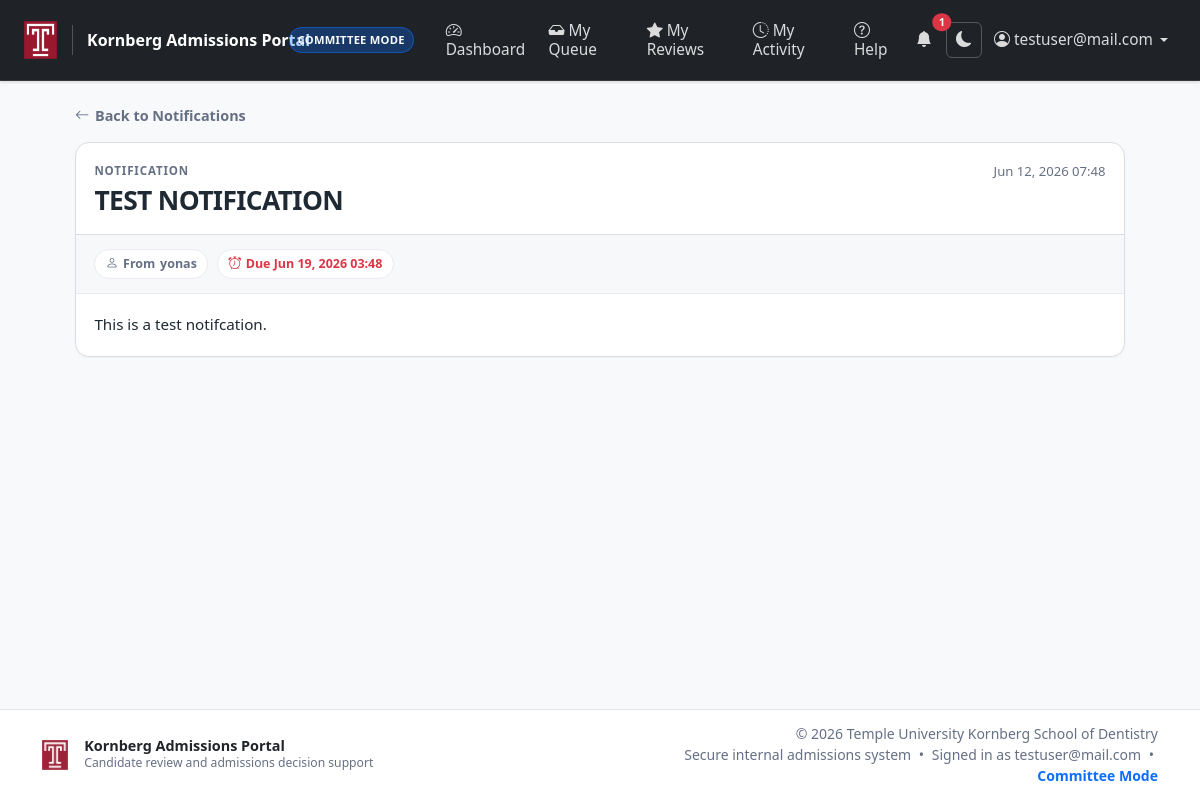
The app's page /notifications/94/ (signed in) with its own data.
### applicants/models.py (models this page shows, shortened)
class Notification(models.Model):
    recipient = models.ForeignKey(User, on_delete=models.CASCADE, related_name='notifications')
    sender = models.ForeignKey(User, on_delete=models.SET_NULL, null=True, related_name='sent_notifications')
    subject = models.CharField(max_length=255)
    message = models.TextField()
    is_read = models.BooleanField(default=False)
    created_at = models.DateTimeField(auto_now_add=True)
    read_at = models.DateTimeField(blank=True, null=True)
    deadline = models.DateTimeField(blank=True, null=True)
    class Meta:
        ordering = ['-created_at']

### applicants/views.py (the view)
# urls.py: path("notifications/<int:pk>/", views.notification_detail, name="notification_detail"),
@login_required
def notification_detail(request, pk):
    notification = get_object_or_404(Notification, pk=pk, recipient=request.user)
    from django.utils import timezone
    if not notification.is_read:
        if not notification.deadline or notification.deadline <= timezone.now():
            notification.is_read = True
            notification.read_at = timezone.now()
            notification.save()
    return render(request, 'notification_detail.html', {
        'notification': notification,
    })

### applicants/context_processors.py (called while the page is built)
def unread_notification_count(request):
    if request.user.is_authenticated:
        from django.db.models import Case, When, Value, IntegerField
        recent_notifications = (
            request.user.notifications
            .annotate(
                has_deadline=Case(
                    When(deadline__isnull=False, then=Value(0)),
                    default=Value(1),
                    output_field=IntegerField(),
                )
            )
            .order_by('has_deadline', 'deadline', '-created_at')[:8]
        )
        return {
            'unread_notification_count': request.user.notifications.filter(is_read=False).count(),
            'recent_notifications': recent_notifications,
        }
    return {'unread_notification_count': 0, 'recent_notifications': []}

### applicants/templates/notification_detail.html (shortened to what this page needs)
{% extends "base.html" %}
{% block content %}
<div class="notification-detail-page">
  <a href="{% url 'notification_list' %}" class="back-link">
    <i class="bi bi-arrow-left"></i>Back to Notifications
  </a>
  <div class="notification-detail-card">
    <div class="notification-detail-header">
      <div>
        <div class="notification-kicker">Notification</div>
        <h2 class="notification-title">{{ notification.subject }}</h2>
      </div>
      <div class="notification-date">
        {{ notification.created_at|date:"M d, Y H:i" }}
      </div>
    </div>
    <div class="notification-meta-bar">
      <span class="notification-meta-pill">
        <i class="bi bi-person"></i>
        From <strong>{{ notification.sender.username|default:"System" }}</strong>
      </span>
      {% if notification.deadline %}
      <span class="notification-meta-pill text-danger">
        <i class="bi bi-alarm"></i>
        Due {{ notification.deadline|date:"M d, Y H:i" }}
      </span>
      {% endif %}
    </div>
    <div class="notification-message">{{ notification.message }}</div>
  </div>
</div>
{% endblock %}

### templates/base.html (shortened to what this page needs)
<!doctype html>
{% load static %}
<html lang="en" id="html-root">
  <head>
    <link href="https://cdn.jsdelivr.net/npm/bootstrap@5.3.3/dist/css/bootstrap.min.css" rel="stylesheet">
    <link rel="stylesheet" href="https://cdn.jsdelivr.net/npm/bootstrap-icons@1.11.1/font/bootstrap-icons.css">
  </head>
  <body>
    <nav class="navbar navbar-expand-xl navbar-dark app-navbar">
      <div class="container-fluid px-3 px-lg-4">
        <a class="navbar-brand app-brand d-flex align-items-center"
           href="{% if user.is_authenticated %}{% if user.profile.role == 'ADMIN' and not request.session.committee_mode %}{% url 'dashboard' %}{% else %}{% url 'committee_dashboard' %}{% endif %}{% else %}{% url 'login' %}{% endif %}">
          <img src="{% static 'temple_logo.png' %}" alt="Temple University Kornberg School of Dentistry" class="app-brand-logo">
          <span class="app-brand-text app-brand-text-full">Kornberg Admissions Portal</span>
          {% if user.is_authenticated %}
            {% if user.profile.role == 'ADMIN' and not request.session.committee_mode %}
              <span class="role-pill role-pill-admin ms-3">Admin</span>
            {% elif request.session.committee_mode %}
              <span class="role-pill role-pill-committee ms-3">Committee Mode</span>
            {% endif %}
          {% endif %}
        </a>
        <div class="collapse navbar-collapse" id="navbarNav">
          <ul class="navbar-nav app-nav me-auto mb-2 mb-lg-0">
            {% if user.is_authenticated %}
              {% if user.profile.role == 'ADMIN' and not request.session.committee_mode %}
              <li class="nav-item">
                <a class="nav-link {% if request.resolver_match.url_name == 'dashboard' %}active{% endif %}"
                   href="{% url 'dashboard' %}">
                  <i class="bi bi-speedometer2 me-1"></i>Dashboard
                </a>
              </li>
              <li class="nav-item">
                <a class="nav-link {% if 'dataset' in request.resolver_match.url_name|default:'' %}active{% endif %}"
                   href="{% url 'dataset_list' %}">
                  <i class="bi bi-stack me-1"></i>DataSets
                </a>
              </li>
              <li class="nav-item">
                <a class="nav-link {% if 'batch' in request.resolver_match.url_name|default:'' and 'bulk' not in request.resolver_match.url_name|default:'' %}active{% endif %}"
                   href="{% url 'batch_list' %}">
                  <i class="bi bi-collection-fill me-1"></i>Batches
                </a>
              </li>
              <li class="nav-item">
                <a class="nav-link {% if request.resolver_match.url_name == 'applicant_list' %}active{% endif %}"
                   href="{% url 'applicant_list' %}">
                  <i class="bi bi-people-fill me-1"></i>Applicants
                </a>
              </li>
              <li class="nav-item dropdown">
                <a class="nav-link dropdown-toggle {% if request.resolver_match.url_name in 'bulk_upload,manage_panels,send_notification,activity_feed,global_search,candidate_info_upload,analytics_overview,analytics_dataset' %}active{% endif %}"
                   href="#" role="button" data-bs-toggle="dropdown" aria-expanded="false">
                  <i class="bi bi-grid-3x3-gap me-1"></i>Tools
                </a>
                <ul class="dropdown-menu">
                  <li>
                    <a class="dropdown-item {% if request.resolver_match.url_name == 'bulk_upload' %}active{% endif %}" href="{% url 'bulk_upload' %}">
                      <i class="bi bi-folder2-open me-2"></i>Bulk Upload
                    </a>
                  </li>
                  <li>
                    <a class="dropdown-item {% if request.resolver_match.url_name == 'candidate_info_upload' %}active{% endif %}" href="{% url 'candidate_info_upload' %}">
                      <i class="bi bi-file-earmark-spreadsheet me-2"></i>Candidate Info Upload
                    </a>
                  </li>
                  <li>
                    <a class="dropdown-item {% if request.resolver_match.url_name == 'manage_panels' %}active{% endif %}" href="{% url 'manage_panels' %}">
                      <i class="bi bi-people-fill me-2"></i>Panels
                    </a>
                  </li>
                  <li>
                    <a class="dropdown-item {% if request.resolver_match.url_name == 'send_notification' %}active{% endif %}" href="{% url 'send_notification' %}">
                      <i class="bi bi-send me-2"></i>Send Reminder
                    </a>
                  </li>
                  <li><hr class="dropdown-divider"></li>
                  <li>
                    <a class="dropdown-item {% if request.resolver_match.url_name == 'activity_feed' %}active{% endif %}" href="{% url 'activity_feed' %}">
                      <i class="bi bi-clock-history me-2"></i>Activity Feed
                    </a>
                  </li>
                  <li>
                    <a class="dropdown-item {% if request.resolver_match.url_name == 'global_search' %}active{% endif %}" href="{% url 'global_search' %}">
                      <i class="bi bi-search me-2"></i>Global Search
                    </a>
                  </li>
                  <li>
                    <a class="dropdown-item {% if request.resolver_match.url_name == 'analytics_overview' or request.resolver_match.url_name == 'analytics_dataset' %}active{% endif %}" href="{% url 'analytics_overview' %}">
                      <i class="bi bi-bar-chart-line me-2"></i>Analytics
                    </a>
                  </li>
                </ul>
              </li>
              {% else %}
              <li class="nav-item">
                <a class="nav-link {% if request.resolver_match.url_name == 'committee_dashboard' %}active{% endif %}"
                   href="{% url 'committee_dashboard' %}">
                  <i class="bi bi-speedometer2 me-1"></i>Dashboard
                </a>
              </li>
              <li class="nav-item">
                <a class="nav-link {% if request.resolver_match.url_name == 'applicant_queue' %}active{% endif %}"
                   href="{% url 'applicant_queue' %}">
                  <i class="bi bi-inbox-fill me-1"></i>My Queue
                </a>
              </li>
              <li class="nav-item">
                <a class="nav-link {% if request.resolver_match.url_name == 'my_reviews' %}active{% endif %}"
                   href="{% url 'my_reviews' %}">
                  <i class="bi bi-star-fill me-1"></i>My Reviews
                </a>
              </li>
              <li class="nav-item">
                <a class="nav-link {% if request.resolver_match.url_name == 'my_activity' %}active{% endif %}"
                   href="{% url 'my_activity' %}">
                  <i class="bi bi-clock-history me-1"></i>My Activity
                </a>
              </li>
              <li class="nav-item">
                <a class="nav-link {% if request.resolver_match.url_name == 'help' %}active{% endif %}"
                   href="{% url 'help' %}">
                  <i class="bi bi-question-circle me-1"></i>Help
                </a>
              </li>
              {% endif %}
            {% endif %}
          </ul>
          <ul class="navbar-nav ms-auto align-items-center gap-xl-1">
            {% if user.is_authenticated %}
              <li class="nav-item">
                <a href="{% url 'notification_list' %}" class="nav-link app-icon-btn position-relative" title="Notifications">
                  <i class="bi bi-bell-fill"></i>
                  {% if unread_notification_count %}
                  <span class="position-absolute top-0 start-100 translate-middle badge rounded-pill bg-danger" style="font-size:0.65rem;">
                    {{ unread_notification_count }}
                  </span>
                  {% endif %}
                </a>
              </li>
              <li class="nav-item">
                <button class="theme-toggle nav-link" id="theme-toggle" type="button" title="Toggle dark mode">
                  <i class="bi bi-moon-fill" id="theme-icon"></i>
                </button>
              </li>
              <li class="nav-item dropdown">
                <a class="nav-link dropdown-toggle d-flex align-items-center" href="#" role="button" data-bs-toggle="dropdown" aria-expanded="false">
                  <i class="bi bi-person-circle me-1"></i>
                  <span class="user-menu-name">{{ user.username }}</span>
                </a>
              </li>
            {% else %}
              <li class="nav-item">
                <a class="btn btn-outline-light btn-sm px-3" href="{% url 'login' %}">Login</a>
              </li>
            {% endif %}
          </ul>
        </div>
      </div>
    </nav>
    <main class="app-main">
      <div class="container">
        {% block content %}{% endblock %}
      </div>
    </main>
    <footer class="app-footer">
      <div class="container">
        <div class="row align-items-center gy-2">
          <div class="col-md-6">
            <div class="d-flex align-items-center">
              <img src="{% static 'temple_logo.png' %}" alt="Temple University Kornberg School of Dentistry" class="me-3">
              <div>
                <div class="app-footer-title">Kornberg Admissions Portal</div>
                <div class="app-footer-subtitle">Candidate review and admissions decision support</div>
              </div>
            </div>
          </div>
          <div class="col-md-6 text-md-end">
            <div class="small text-muted">&copy; {% now "Y" %} Temple University Kornberg School of Dentistry</div>
            <div class="small text-muted">
              Secure internal admissions system
              {% if user.is_authenticated %}
                <span class="mx-1">•</span>
                Signed in as {{ user.username }}
                {% if request.session.committee_mode %}
                  <span class="mx-1">•</span>
                  <span class="text-primary fw-semibold">Committee Mode</span>
                {% endif %}
              {% endif %}
            </div>
          </div>
        </div>
      </div>
    </footer>
  </body>
</html>

### templates/base.html (style rules this page uses)
:root { --app-bg: #f8f9fb; --app-surface: #ffffff; --app-surface-muted: #f6f7f9; --app-border: #e1e5ea; --app-border-soft: rgba(0,0,0,0.06); --app-text: #212529; --app-muted: #667085; --app-navbar: #1f2328; --app-navbar-border: rgba(255,255,255,0.1); --app-hover: #f1f3f5; --app-primary-soft: rgba(13,110,253,0.08); --app-focus: rgba(13,110,253,0.22); --app-shadow-sm: 0 1px 2px rgba(16,24,40,0.04); --app-shadow-md: 0 4px 12px rgba(16,24,40,0.08); }
html, body { min-height: 100%; }
body { min-height: 100vh; display: flex; flex-direction: column; background: var(--app-bg); color: var(--app-text); }
main { flex: 1; }
a { text-underline-offset: 2px; }
.app-navbar { min-height: 64px; background: var(--app-navbar); border-bottom: 1px solid var(--app-navbar-border); box-shadow: 0 1px 3px rgba(0,0,0,0.16); }
.app-navbar .container-fluid { min-height: 64px; }
.app-brand { min-width: 0; margin-right: 1.5rem; }
.app-brand-logo { height: 38px; width: auto; flex-shrink: 0; }
.app-brand-text { color: #fff; font-weight: 600; font-size: 1rem; letter-spacing: 0; white-space: nowrap; min-width: 0; }
.app-nav { gap: 0.18rem; }
.app-navbar .nav-link { color: rgba(255,255,255,0.84); border-radius: 6px; padding: 0.52rem 0.78rem; line-height: 1.2; font-size: 0.96rem; font-weight: 500; letter-spacing: 0; transition: background-color 0.12s ease, color 0.12s ease; }
.app-navbar .nav-link i { font-size: 1rem; }
.app-navbar .dropdown-toggle::after { margin-left: 0.45rem; }
.app-icon-btn, .theme-toggle { width: 36px; height: 36px; padding: 0 !important; display: inline-flex; align-items: center; justify-content: center; border-radius: 6px !important; }
.theme-toggle { background: transparent; border: 1px solid rgba(255,255,255,0.24); color: #fff; cursor: pointer; transition: background-color 0.12s ease, border-color 0.12s ease; }
.role-pill { font-size: 0.7rem; font-weight: 700; letter-spacing: 0.02em; text-transform: uppercase; padding: 0.22rem 0.5rem; border-radius: 999px; color: #f8f9fa; background-color: rgba(255,255,255,0.12); border: 1px solid rgba(255,255,255,0.2); white-space: nowrap; }
.role-pill-committee { background-color: rgba(13,110,253,0.3); border-color: rgba(13,110,253,0.5); }
.user-menu-name { max-width: 170px; overflow: hidden; text-overflow: ellipsis; white-space: nowrap; }
.app-main { width: 100%; background: var(--app-bg); padding-top: 1.35rem; padding-bottom: 2rem; }
.app-footer { background-color: var(--app-surface); color: var(--app-text); margin-top: auto; padding-top: 0.85rem; padding-bottom: 0.85rem; border-top: 1px solid var(--app-border); }
.app-footer img { height: 30px; opacity: 0.95; }
.app-footer .text-muted { color: var(--app-muted) !important; }
.app-footer-title { font-size: 0.9rem; font-weight: 700; line-height: 1.2; }
.app-footer-subtitle { font-size: 0.76rem; color: var(--app-muted); }

### records on screen
Notification: subject "TEST NOTIFICATION", created_at "Jun 12, 2026 07:48", sender.username "yonas", deadline "Jun 19, 2026 03:48", message "This is a test notifcation."

### other values on screen
{{ unread_notification_count }} "1"
{{ user.username }} "testuser@mail.com"
